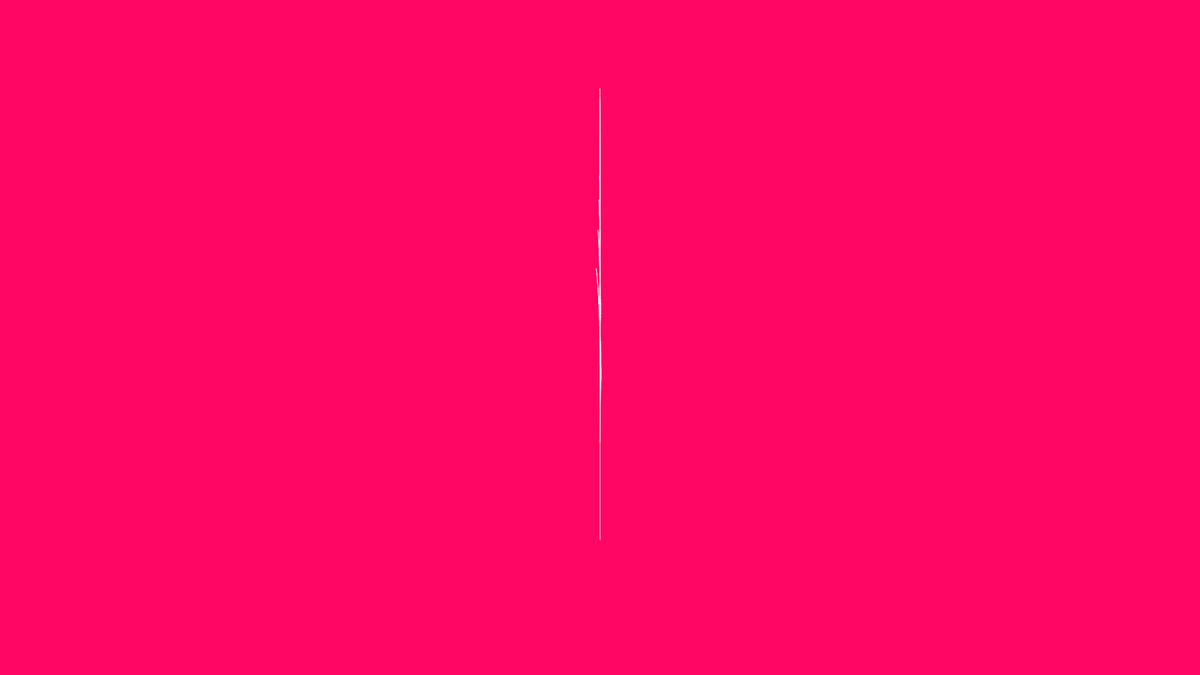
Frame 1 (no input)
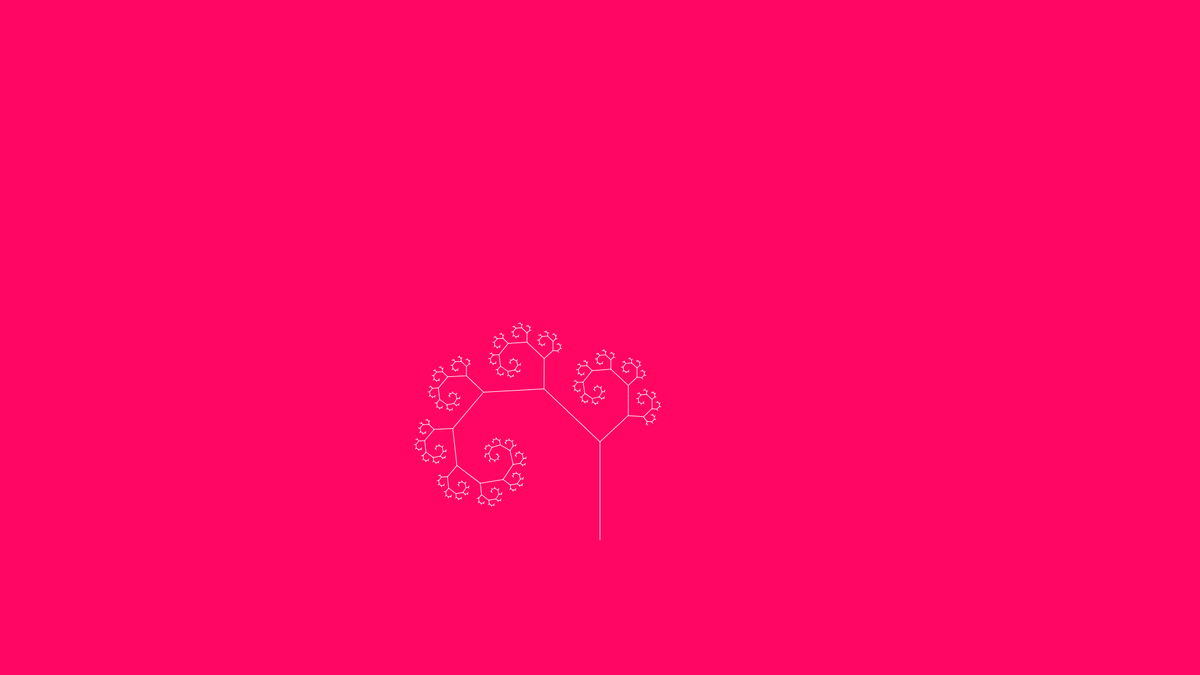
Frame 60 (no input)
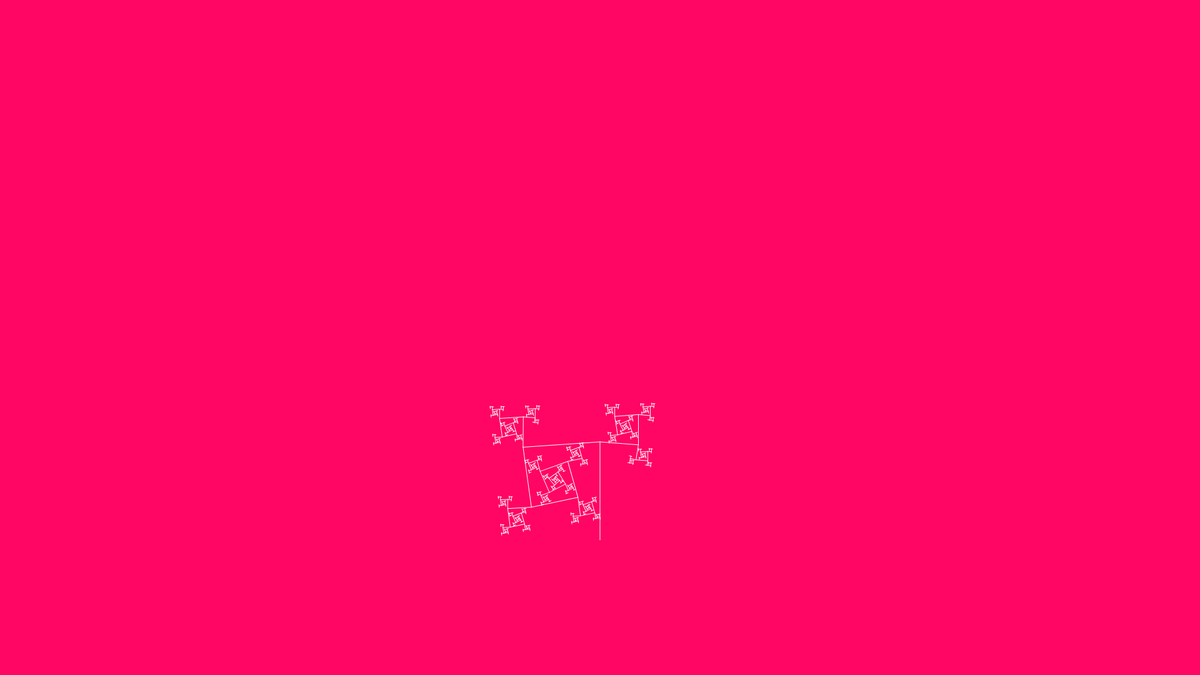
Frame 120 (the mouse pressed at the canvas centre since frame 60)

The p5.js sketch that drew these frames (run headless with seeded random() and noise() and a simulated clock; from frame 60 on, the mouse is pressed at the canvas centre):

// p5.js sketch
// ── sketch.js
let angolo = 0;

function setup() {
  createCanvas(1920, 1080);
}

function draw() {
  background(255, 5, 100);
  stroke(255);
  translate(width/2, height*4/5);
  branch(PI*50);
}

function branch(len) {
  frameRate(60);
  angolo+=0.00002;
  line(0, 0, 0, -len);
  translate(0, -len);
  if (len >= PI) {
    push();
    rotate(-angolo);
    branch(len * QUARTER_PI);
    pop();
    push();
    rotate(+angolo);
    branch(len * 0.5*QUARTER_PI);
    pop();
  }
}
